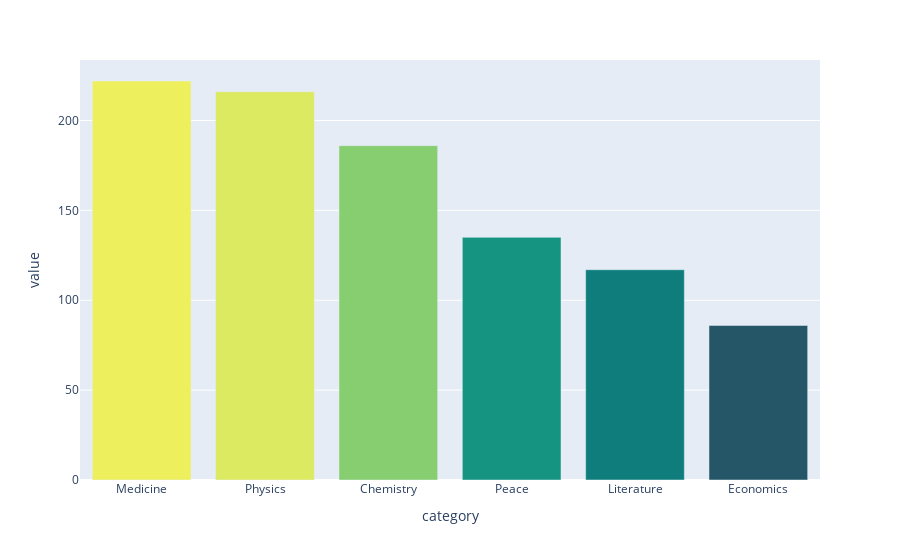

Notebook cell for this chart:
### Code cell
fig = px.bar(df_data['category'].value_counts(),
             color=df_data['category'].value_counts().values,
             color_continuous_scale='Aggrnyl')

fig.update_layout(coloraxis_showscale=False)
fig.show()

### Figure 1 — Plotly figure (JSON) as saved in the notebook; plotly's stock layout.template omitted (floating-point values rounded to 4 significant figures)
{"data": [{"alignmentgroup": "True", "hovertemplate": "category=%{x}<br>value=%{y}<br>color=%{marker.color}<extra></extra>", "legendgroup": "", "marker": {"color": [222, 216, 186, 135, 117, 86], "coloraxis": "coloraxis", "pattern": {"shape": ""}}, "name": "", "offsetgroup": "", "orientation": "v", "showlegend": false, "textposition": "auto", "type": "bar", "x": ["Medicine", "Physics", "Chemistry", "Peace", "Literature", "Economics"], "xaxis": "x", "y": [222, 216, 186, 135, 117, 86], "yaxis": "y"}], "layout": {"barmode": "relative", "coloraxis": {"colorbar": {"title": {"text": "color"}}, "colorscale": [[0, "rgb(36, 86, 104)"], [0.1667, "rgb(15, 114, 121)"], [0.3333, "rgb(13, 143, 129)"], [0.5, "rgb(57, 171, 126)"], [0.6667, "rgb(110, 197, 116)"], [0.8333, "rgb(169, 220, 103)"], [1, "rgb(237, 239, 93)"]], "showscale": false}, "legend": {"tracegroupgap": 0}, "margin": {"t": 60}, "xaxis": {"anchor": "y", "domain": [0, 1], "title": {"text": "category"}}, "yaxis": {"anchor": "x", "domain": [0, 1], "title": {"text": "value"}}}}
